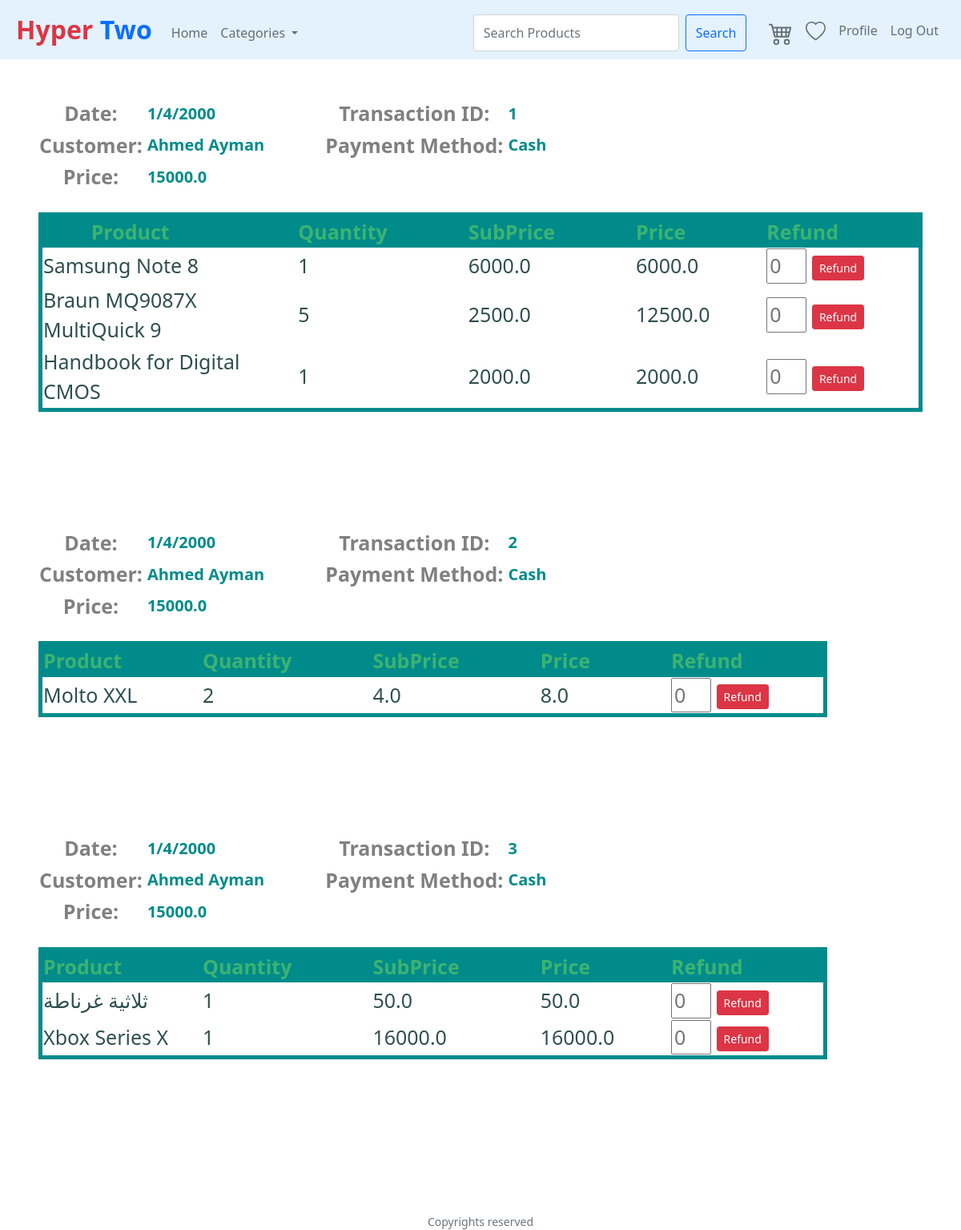
Screenshot of /Transactions (signed in) with the database file from the repository.
### tables this page shows
CREATE TABLE Transactions (TransactionID INTEGER PRIMARY KEY AUTOINCREMENT UNIQUE NOT NULL, TransactionDate DATETIME, IsDelivered BOOLEAN, Price DOUBLE NOT NULL, PaymentMethod VARCHAR (100), CustomerID INT REFERENCES Customer (CustomerID) ON DELETE NO ACTION ON UPDATE CASCADE NOT NULL);

CREATE TABLE Customer (CustomerID INTEGER PRIMARY KEY AUTOINCREMENT UNIQUE NOT NULL, Username VARCHAR (300) NOT NULL UNIQUE, Password VARCHAR (300) NOT NULL, FirstName VARCHAR (300) NOT NULL, LastName VARCHAR (300) NOT NULL, Address VARCHAR (500), PhoneNumber VARCHAR (20), RegisterationCode VARCHAR (30) UNIQUE, CodeShares INT, PromoCode VARCHAR (300), VoucherValue INT);

CREATE TABLE Product (ProductID INTEGER PRIMARY KEY AUTOINCREMENT NOT NULL UNIQUE, ProductName VARCHAR (300) NOT NULL, ProductDescription VARCHAR (5000), Price DOUBLE NOT NULL, Quantity INT NOT NULL, InStock BOOLEAN, Rating INT CHECK (Rating > 0 and Rating < 6), ImageURL VARCHAR (1000), SupplierID INT NOT NULL REFERENCES Suppliers (SupplierID), CategoryID INT NOT NULL REFERENCES Categories ("CategoryID ") ON DELETE CASCADE ON UPDATE CASCADE);

CREATE TABLE Transaction_Contains_Products (TransactionID INT NOT NULL, ProductID INT NOT NULL, Quantity INT NOT NULL, PRIMARY KEY (TransactionID, ProductID), FOREIGN KEY (TransactionID) REFERENCES Transactions (TransactionID) ON DELETE CASCADE ON UPDATE CASCADE, FOREIGN KEY (ProductID) REFERENCES Product ON DELETE NO ACTION ON UPDATE NO ACTION);

### application.py (the view, shortened to what this page needs)
@app.route("/Transactions", methods=["GET", "POST"])
@login_required
def Transactions():
    categories=GetCategories()
    rows = db.execute("SELECT * FROM Transactions WHERE CustomerID = :id",
                         id=session["user_id"])
    CustomerInfo = db.execute("SELECT * FROM Customer WHERE CustomerID = :id",
                        id=session["user_id"])
    TransConPros = []
    for row in rows:
        TransConPros.append(db.execute("SELECT * FROM Transaction_Contains_Products WHERE TransactionID = :id",
        id= row["TransactionID"]))
    Product = []
    for TransConPro in TransConPros:
        for row in TransConPro:
            Product.append(db.execute("SELECT * FROM Product WHERE ProductID = :id",
            id= row["ProductID"]))
    Refunds = []
    for row in rows:
        Refunds.append(db.execute("SELECT * FROM Refunds WHERE TransactionID = :id",
        id= row["TransactionID"]))
    Refund_Product = []
    for Refund in Refunds:
        for Ref in Refund:
            Refund_Product.append(db.execute("SELECT * FROM RefundProducts WHERE RefundID = :id",
            id= Ref["RefundID"]))
    return render_template("Transactions.html" ,categories=categories,CustomerInfo = CustomerInfo ,
    rows = rows , TransConPros = TransConPros , Product = Product , Refunds = Refunds , Refund_Product =Refund_Product)

### application.py (called while the page is built)
@app.after_request
def after_request(response):
    response.headers["Cache-Control"] = "no-cache, no-store, must-revalidate"
    response.headers["Expires"] = 0
    response.headers["Pragma"] = "no-cache"
    return response

def GetCategories():
    categories=db.execute("Select * from Categories")
    return categories

### helpers.py (called while the page is built)
def login_required(f):
    @wraps(f)
    def decorated_function(*args, **kwargs):
        if session.get("user_id") is None:
            return redirect("/login")
        return f(*args, **kwargs)
    return decorated_function

### templates/Transactions.html (shortened to what this page needs)
{% extends "layout.html" %}
{% block main %}
{% for row in rows%}
    <table class = "TransactionH">
        <thead class = "Head">
            <tr class = "H1">
                <th class = "Const"> Date: </th>
                <th class = "Var"> {{row.TransactionDate}} </th>
                <th class = "Const"> Transaction ID: </th>
                <th class = "Var"> {{row.TransactionID}} </th>
            </tr>
            <tr class = "H2">
                <th class = "Const"> Customer: </th>
                <th class = "Var"> {{CustomerInfo[0].FirstName}} {{CustomerInfo[0].LastName}} </th>
                <th class = "Const"> Payment Method: </th>
                <th class = "Var"> {{row.PaymentMethod}} </th>
            </tr>
            <tr class = "H3">
                <th class = "Const"> Price: </th>
                <th class = "Var"> {{row.Price}} </th>
            </tr>
        </thead>
    </table>
    <br>
    <table class = "TransactionB">
        <thead>
            <tr>
                <th class = "Fix"> Product </th>
                <th class = "Fix"> Quantity </th>
                <th class = "Fix"> SubPrice </th>
                <th class = "Fix"> Price </th>
                <th class = "Fix"> Refund </th>
            </tr>
        </thead>
        <tbody>
            {% for Trans in TransConPros %}
                {% for Tran in Trans %}
                    {% for Pro in Product %}
                        {% if row.TransactionID == Tran.TransactionID and Pro[0].ProductID == Tran.ProductID %}
                            <tr class = "T1R1">
                            <td> {{ Pro[0].ProductName }} </td>
                            <td> {{ Tran.Quantity }} </td>
                            <td> {{ Pro[0].Price }} </td>
                            <td> {{ Tran.Quantity * Pro[0].Price }} </td>
                            <td>
                                    <form action="/Transactions" method="post">
                                        <input type="number" name="Refund_Quantity" min="1" placeholder="0" style="width: 50px" required />
                                        <button class="btn btn-sm btn-danger" type="submit">Refund</button>
                                    </form>
                            </td>
                        </tr>
                        {% endif %}
                    {% endfor %}
                {% endfor %}
            {% endfor %}
        </tbody>
    </table>
<br><br><br><br><br><br>
{% endfor %}
{% endblock %}

### templates/layout.html (shortened to what this page needs)
<!DOCTYPE html>
<html lang="en">
    <head>
        <link href="https://cdn.jsdelivr.net/npm/bootstrap@5.0.0-beta1/dist/css/bootstrap.min.css" rel="stylesheet">
        <link href="/static/styles.css" rel="stylesheet">
    </head>
    <body>
        <nav class="navbar navbar-expand-md navbar-light" style="background-color: #e3f2fd;">
            <a class="navbar-brand" href="/"><span class="text-danger">Hyper </span><span class="text-primary">Two</span> </a>
            <ul class="navbar-nav mr-auto mt-2">
                <li class="nav-item"><a class="nav-link" href="/">Home</a></li>
                <li class="nav-item dropdown">
                    <a class="nav-link dropdown-toggle" href="#" id="navbarDropdownMenuLink" role="button" data-bs-toggle="dropdown" aria-expanded="false">
                      Categories
                    </a>
                </li>
            </ul>
            <ul class="navbar-nav ml-auto mt-2" style="position: Absolute; right: 20px;" id= "search">
                <form class="d-flex" action="/search" method="POST" style="padding-right: 20px;">
                    <input class="form-control me-2" name="search" type="search" placeholder="Search Products" aria-label="Search">
                    <button class="btn btn-outline-primary" type="submit">Search</button>
                  </form>
                {% if session.user_id %}
                        <li class="nav-item"><a class="nav-link" href="/cart"></a></li>
                          <li class="nav-item"><a class="nav-link" href="/wishlist"></a></li>
                        <li class="nav-item"><a class="nav-link" href="/Profile">Profile</a></li>
                        <li class="nav-item"><a class="nav-link" href="/logout">Log Out</a></li>
                {% else %}
                        <li class="nav-item"><a class="nav-link" href="/register">Register</a></li>
                        <li class="nav-item"><a class="nav-link" href="/login">Log In</a></li>
                {% endif %}
             </ul>
        </nav>
        <main class="container-fluid p-5">
            {% block main %}{% endblock %}
        </main>
        <footer class="small text-center text-muted">
            Copyrights reserved
        </footer>
    </body>
</html>

### static/styles.css (style rules this page uses)
body { perspective: 1000px; transform-style: preserve-3d; }
nav .navbar-brand { font-size: xx-large; padding-left: 20px; font-weight: bolder; }
main { overflow-x: auto; text-align: center; }
main th.Const { font-size: 25px; color:grey; padding-right:5px; }
main th.Var { font-size: 20px; color:darkcyan; padding-right:75px; text-align: left; }
main th.Fix { font-size: 25px; color:mediumseagreen; padding-right:100px; background-color:darkcyan; }
main table.TransactionB { border: 5px solid darkcyan; }
main tbody { font-weight: 500; font-size: 25px; color:darkslategray; text-align: left; }
main button { background-color: #537fbe; text-align: left; }

### rows the page displays
Transactions: TransactionDate "1/4/2000", TransactionID "1", PaymentMethod "Cash", Price "15000.0"
Customer: FirstName "Ahmed", LastName "Ayman"
Transaction_Contains_Products: Quantity "1", Tran.Quantity*Pro[0].Price "6000.0"
Product: ProductName "Samsung Note 8", Price "6000.0"
Transaction_Contains_Products: Quantity "5", Tran.Quantity*Pro[0].Price "12500.0"
Product: ProductName "Braun MQ9087X MultiQuick 9", Price "2500.0"
Transaction_Contains_Products: Quantity "1", Tran.Quantity*Pro[0].Price "2000.0"
Product: ProductName "Handbook for Digital CMOS", Price "2000.0"
Transactions: TransactionDate "1/4/2000", TransactionID "2", PaymentMethod "Cash", Price "15000.0"
Transaction_Contains_Products: Quantity "2", Tran.Quantity*Pro[0].Price "8.0"
Product: ProductName "Molto XXL", Price "4.0"
Transactions: TransactionDate "1/4/2000", TransactionID "3", PaymentMethod "Cash", Price "15000.0"
Transaction_Contains_Products: Quantity "1", Tran.Quantity*Pro[0].Price "50.0"
Product: ProductName "ثلاثية غرناطة", Price "50.0"
Transaction_Contains_Products: Quantity "1", Tran.Quantity*Pro[0].Price "16000.0"
Product: ProductName "Xbox Series X", Price "16000.0"
